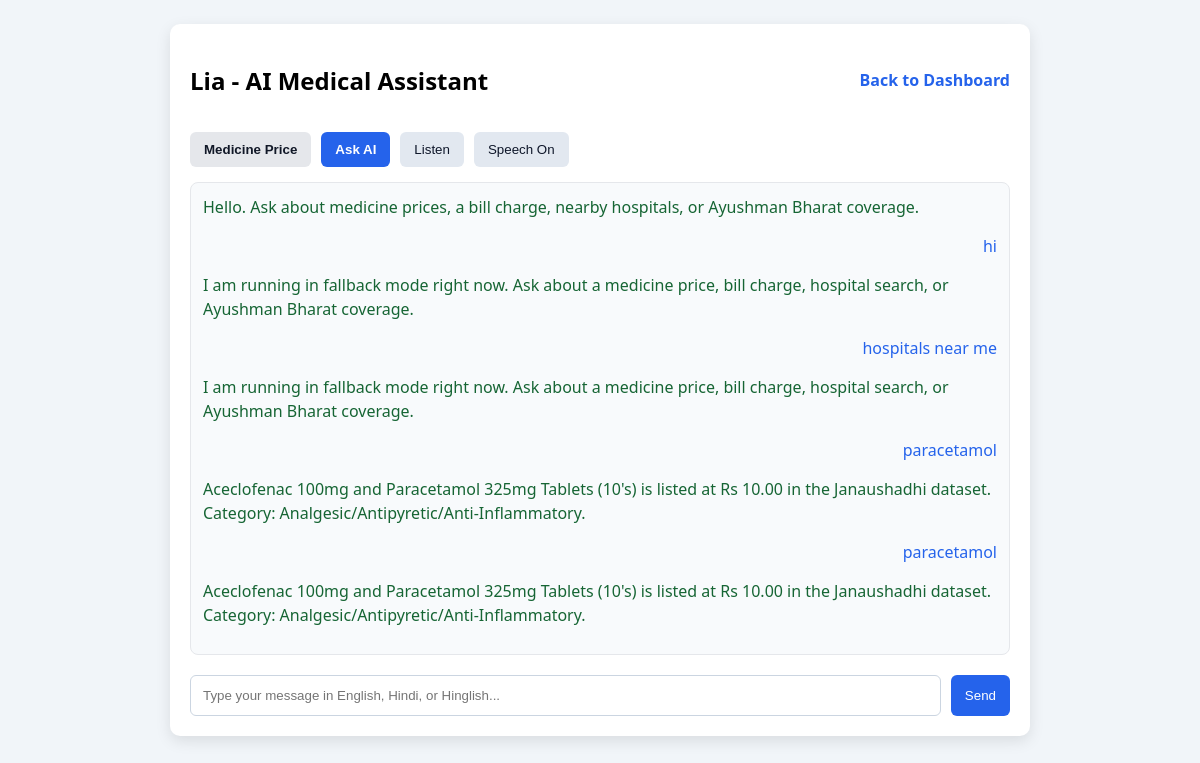
The app's page /chatbot (signed in), older data.
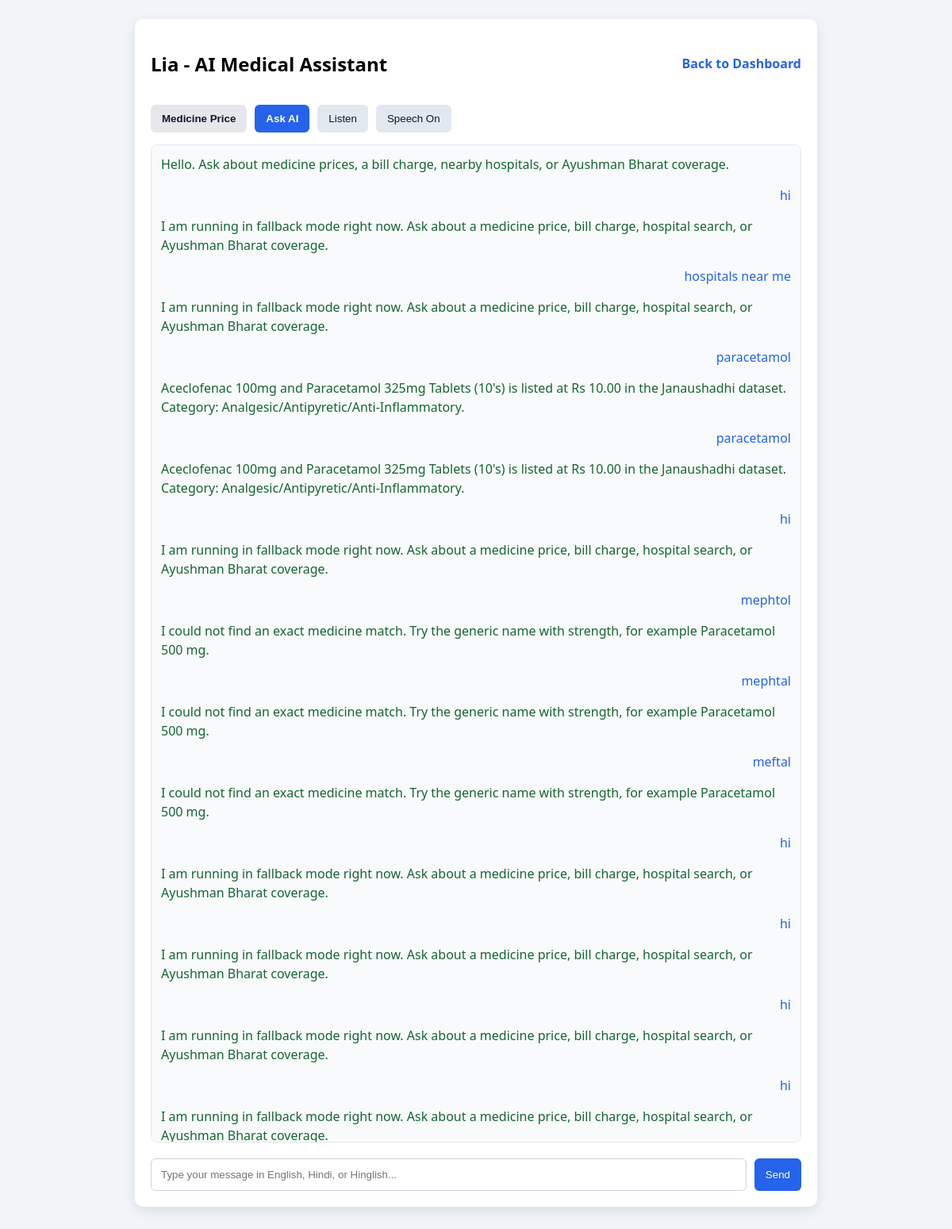
The same page, newer data.
### tables this page shows
CREATE TABLE chat_history (
                id INTEGER PRIMARY KEY AUTOINCREMENT,
                user_id INTEGER NOT NULL,
                user_message TEXT NOT NULL,
                bot_response TEXT NOT NULL,
                language TEXT DEFAULT 'english',
                mode TEXT DEFAULT 'gemini',
                timestamp DATETIME DEFAULT CURRENT_TIMESTAMP,
                FOREIGN KEY (user_id) REFERENCES users(id) ON DELETE CASCADE
            );

### app.py (the view)
@app.route("/chatbot")
def chatbot_page():
    if "user_id" not in session:
        return redirect(url_for("login"))
    with get_db_connection() as conn:
        user = conn.execute("SELECT username, email, first_name, last_name FROM users WHERE id = ?", (session["user_id"],)).fetchone()
        history = conn.execute(
            "SELECT user_message, bot_response, language, mode, timestamp FROM chat_history WHERE user_id = ? ORDER BY timestamp ASC LIMIT 100",
            (session["user_id"],),
        ).fetchall()
    return render_template("chatbot.html", user=user, history=history)

### app.py (called while the page is built)
def get_db_connection():
    conn = sqlite3.connect(DATABASE, timeout=10)
    conn.row_factory = sqlite3.Row
    conn.execute("PRAGMA foreign_keys = ON")
    return conn

@app.context_processor
def inject_language():
    return {
        "lang": session.get("language", "english"),
        "tr": TRANSLATIONS.get(session.get("language", "english"), TRANSLATIONS["english"]),
        "t": t,
    }

### templates/chatbot.html (shortened to what this page needs)
<!DOCTYPE html>
<html lang="{{ lang }}">
  <head>
  </head>
  <body>
    <div id="chatbox">
      <div class="topbar">
        <h2>Lia - AI Medical Assistant</h2>
        <a href="/dashboard">Back to Dashboard</a>
      </div>
      <div class="mode-buttons">
        <button class="mode-btn" type="button" onclick="setMode('price')">Medicine Price</button>
        <button class="mode-btn selected" type="button" onclick="setMode('gemini')">Ask AI</button>
        <button class="secondary" type="button" id="listenBtn">Listen</button>
        <button class="secondary" type="button" id="speakToggle">Speech On</button>
      </div>
      <div id="messages" class="history">
        <div class="message bot">Hello. Ask about medicine prices, a bill charge, nearby hospitals, or Ayushman Bharat coverage.</div>
        {% for item in history %}
          <div class="message user">{{ item.user_message }}</div>
          <div class="message bot">{{ item.bot_response }}</div>
        {% endfor %}
      </div>
      <div id="input-area">
        <input type="text" id="userInput" placeholder="Type your message in English, Hindi, or Hinglish..." />
        <button type="button" onclick="sendMessage()">Send</button>
      </div>
    </div>
  </body>
</html>

### templates/chatbot.html (style rules this page uses)
body { font-family: "Segoe UI", sans-serif; background:#f1f5f9; margin:0; padding:24px; }
#chatbox { width:100%; max-width:820px; margin:0 auto; background:white; border-radius:10px; box-shadow:0 5px 15px rgba(0,0,0,.1); padding:20px; }
.topbar { display:flex; align-items:center; justify-content:space-between; gap:1rem; flex-wrap:wrap; }
.message { margin-bottom:15px; line-height:1.5; white-space:pre-wrap; }
.user { text-align:right; color:#2563eb; }
.bot { text-align:left; color:#166534; }
#input-area { display:flex; gap:10px; margin-top:20px; }
#input-area input { flex:1; padding:12px; border-radius:6px; border:1px solid #cbd5e1; }
button, select { padding:10px 14px; border:0; border-radius:6px; cursor:pointer; }
button { background:#2563eb; color:white; }
.secondary { background:#e2e8f0; color:#0f172a; }
.mode-buttons { display:flex; gap:10px; margin:15px 0; flex-wrap:wrap; }
.mode-btn { background:#e5e7eb; color:#111827; font-weight:600; }
.mode-btn.selected { background:#2563eb; color:white; }
.history { max-height:56vh; overflow-y:auto; padding:12px; border:1px solid #e5e7eb; border-radius:8px; background:#f8fafc; }
a { color:#2563eb; text-decoration:none; font-weight:600; }

Row changes from the older to the newer data that the page shows:
added chat_history: user_message "hi", bot_response "I am running in fallback mode right now. Ask about a medicine price, bill charge, hospital search, or Ayushman Bharat coverage."
added chat_history: user_message "mephtol", bot_response "I could not find an exact medicine match. Try the generic name with strength, for example Paracetamol 500 mg."
added chat_history: user_message "mephtal", bot_response "I could not find an exact medicine match. Try the generic name with strength, for example Paracetamol 500 mg."
added chat_history: user_message "meftal", bot_response "I could not find an exact medicine match. Try the generic name with strength, for example Paracetamol 500 mg."
added chat_history: user_message "hi", bot_response "I am running in fallback mode right now. Ask about a medicine price, bill charge, hospital search, or Ayushman Bharat coverage."
added chat_history: user_message "hi", bot_response "I am running in fallback mode right now. Ask about a medicine price, bill charge, hospital search, or Ayushman Bharat coverage."
added chat_history: user_message "hi", bot_response "I am running in fallback mode right now. Ask about a medicine price, bill charge, hospital search, or Ayushman Bharat coverage."
added chat_history: user_message "hi", bot_response "I am running in fallback mode right now. Ask about a medicine price, bill charge, hospital search, or Ayushman Bharat coverage."
